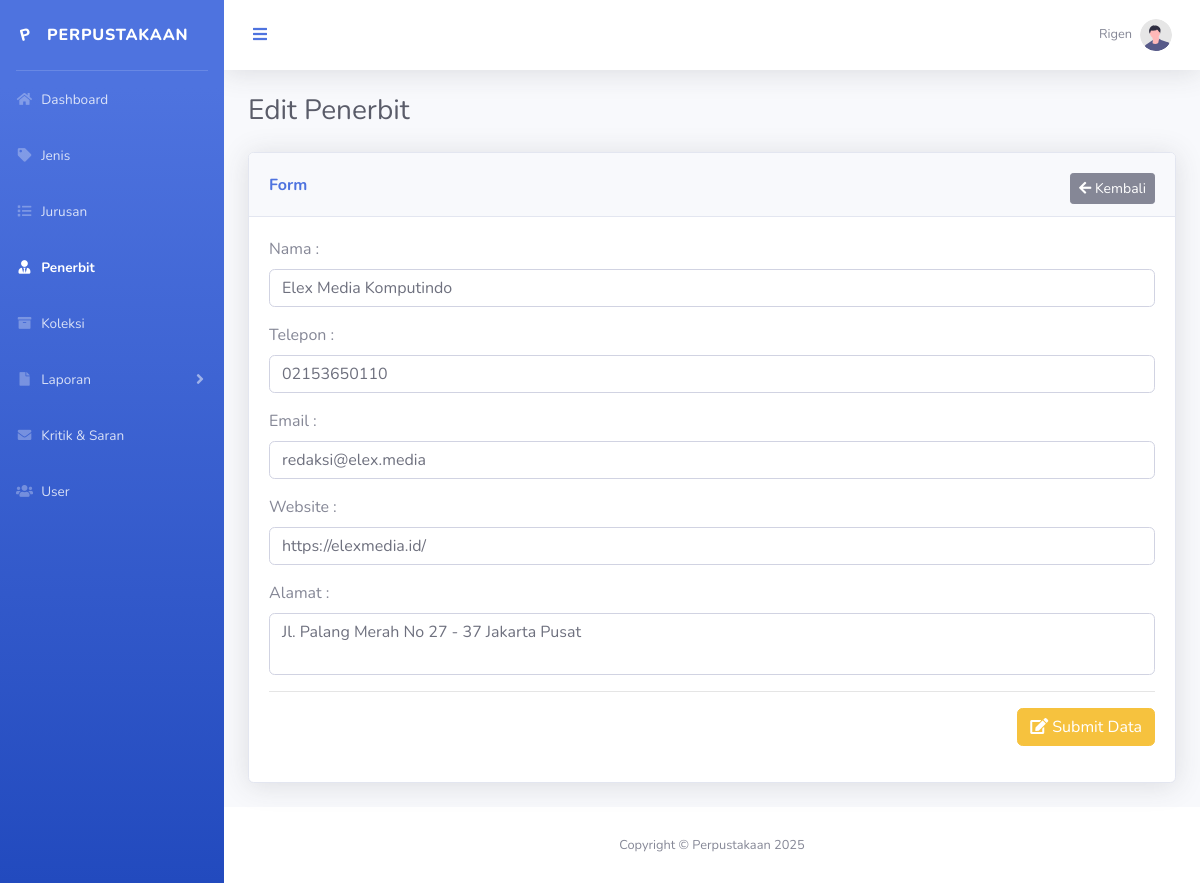
/admin/penerbit/edit.php?id=56094068-fcf5-4583-a4f3-6fe4348291f2 (signed in), run on the app's committed database.
### tables this page shows
CREATE TABLE IF NOT EXISTS `penerbit` (
  `id` char(36) NOT NULL,
  `nama` varchar(255) NOT NULL,
  `telepon` varchar(255) NOT NULL,
  `email` varchar(255) NOT NULL,
  `alamat` text,
  `website` varchar(255) DEFAULT NULL,
  `tanggal_entri` timestamp NOT NULL DEFAULT CURRENT_TIMESTAMP,
  PRIMARY KEY (`id`)
);

### connection.php (called while the page is built, shortened)
<?php
$base_url    = 'http://localhost/perpustakaan-main';

### admin/penerbit/edit.php (the view, shortened to what this page needs)
<?php
require '../layouts/header.php';
$id       = $_GET['id'];
$penerbit = mysqli_fetch_assoc(mysqli_query($conn, "SELECT * FROM penerbit WHERE id = '$id'"));
?>
   <div class="container-fluid">
      <h1 class="h3 mb-2 text-gray-800">Edit Penerbit</h1>
      <div class="card shadow mb-4 mt-4">
         <div class="card-header">
            <div class="mt-2 font-weight-bold text-primary">
               Form
               <span class="float-right">
                  <a href="<?= $base_url . '/admin/penerbit'; ?>" class="btn btn-secondary btn-sm"><i class="fas fa-arrow-left"></i> Kembali</a>
               </span>
            </div>
         </div>
         <div class="card-body">
            <form action="" method="POST">
               <div class="form-group">
                  <label>Nama :</label>
                  <input type="text" name="nama" id="nama" class="form-control" placeholder="Masukan nama" value="<?= $penerbit['nama']; ?>" minlength="5" required>
               </div>
               <div class="form-group">
                  <label>Telepon :</label>
                  <input type="text" name="telepon" id="telepon" class="form-control" placeholder="Masukan telepon" value="<?= $penerbit['telepon']; ?>" minlength="11" maxlength="12" required>
               </div>
               <div class="form-group">
                  <label>Email :</label>
                  <input type="email" name="email" id="email" class="form-control" placeholder="Masukan email" value="<?= $penerbit['email']; ?>" required>
               </div>
               <div class="form-group">
                  <label>Website :</label>
                  <input type="url" name="website" id="website" class="form-control" placeholder="Masukan url website" value="<?= $penerbit['website']; ?>">
               </div>
               <div class="form-group">
                  <label>Alamat :</label>
                  <textarea name="alamat" id="alamat" class="form-control" placeholder="Masukan alamat lengkap" minlength="10" style="resize:none;"><?= $penerbit['alamat']; ?></textarea>
               </div>
               <div class="form-group"><hr></div>
               <div class="text-right">
                  <div class="form-group">
                     <button type="submit" name="submit" class="btn btn-warning"><i class="fas fa-edit"></i> Submit Data</button>
                  </div>
               </div>
            </form>
         </div>
      </div>
   </div>
</div>
<?php require '../layouts/footer.php'; ?>

### data on the page
penerbit: nama "Elex Media Komputindo", telepon "02153650110", email "redaksi@elex.media", website "https://elexmedia.id/", alamat "Jl. Palang Merah No 27 - 37 Jakarta Pusat"

### other printed values
$_SESSION['bo_nama'] "Rigen"
